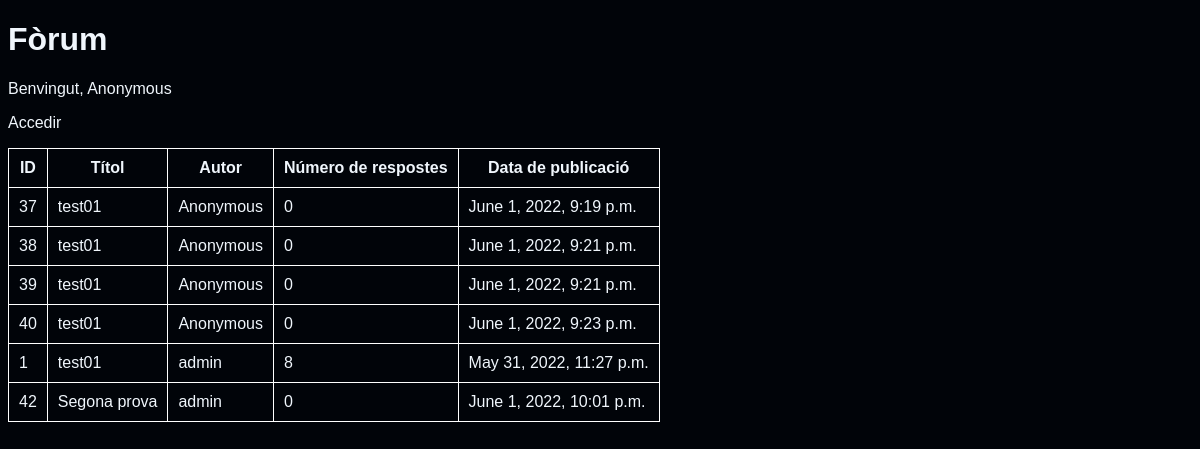
The page / on the database its author committed.
### forum_messages/models.py (models this page shows, shortened)
class Publication(models.Model):
    content = models.CharField(max_length=255)
    user = models.ForeignKey(User, on_delete=models.SET_NULL, null=True)
    published_at = models.DateTimeField()
    class Meta:
        abstract = True

class Message(Publication):
    title = models.CharField(max_length=50)
    pass

### forum_messages/views.py (the view)
# urls.py: path('', MessageView.as_view()),
class MessageView(View):
    def get(self, request):
        context = {
            'username': 'Anonymous' if request.user.is_anonymous else request.user.username,
            'messages': list(Message.objects.annotate(replies_count=Count('reply'))),
        }
        return render(request, 'messages.html', context=context)

### forum_messages/templates/messages.html (shortened to what this page needs)
<!DOCTYPE html>
<html lang="ca">
<head>
</head>
<body>
    <h1>Fòrum</h1>
    <p>Benvingut, {{ username }}</p>
    {% if request.user.is_anonymous %}
        <p><a href="{% url 'login' %}">Accedir</a></p>
    {% else %}
        <p><a href="{% url 'logout' %}">Desconnectar</a></p>
        <p><a href="{% url 'message.create' %}">Missatge nou</a></p>
    {% endif %}
    <table>
        <tr>
            <th>ID</th>
            <th>Títol</th>
            <th>Autor</th>
            <th>Número de respostes</th>
            <th>Data de publicació</th>
        </tr>
        {% for message in messages %}
            <tr>
                <td>{{ message.id }}</td>
                <td><a href="{% url 'replies' message_id=message.id %}">{{ message.title }}</a></td>
                <td>{% if message.user %} {{ message.user }} {% else %} {{ 'Anonymous' }} {% endif %}</td>
                <td>{{ message.replies_count }}</td>
                <td>{{ message.published_at }}</td>
            </tr>
        {% endfor %}
    </table>
</body>
</html>

### forum_messages/templates/messages.html (style rules this page uses)
body { background-color: #010409; color: #f0f6fc; font-family: sans-serif; }
table { border-collapse: collapse; border: white solid 1px; }
th, td { border: white solid 1px; padding: 10px; }
a { text-decoration: none; color: inherit; }

### rows shown on the page
Message: id "37", title "test01", value "Anonymous", replies_count "0", published_at "June 1, 2022, 9:19 p.m."
Message: id "38", title "test01", value "Anonymous", replies_count "0", published_at "June 1, 2022, 9:21 p.m."
Message: id "39", title "test01", value "Anonymous", replies_count "0", published_at "June 1, 2022, 9:21 p.m."
Message: id "40", title "test01", value "Anonymous", replies_count "0", published_at "June 1, 2022, 9:23 p.m."
Message: id "1", title "test01", user "admin", replies_count "8", published_at "May 31, 2022, 11:27 p.m."
Message: id "42", title "Segona prova", user "admin", replies_count "0", published_at "June 1, 2022, 10:01 p.m."

### other values the page prints
{{ username }} "Anonymous"
